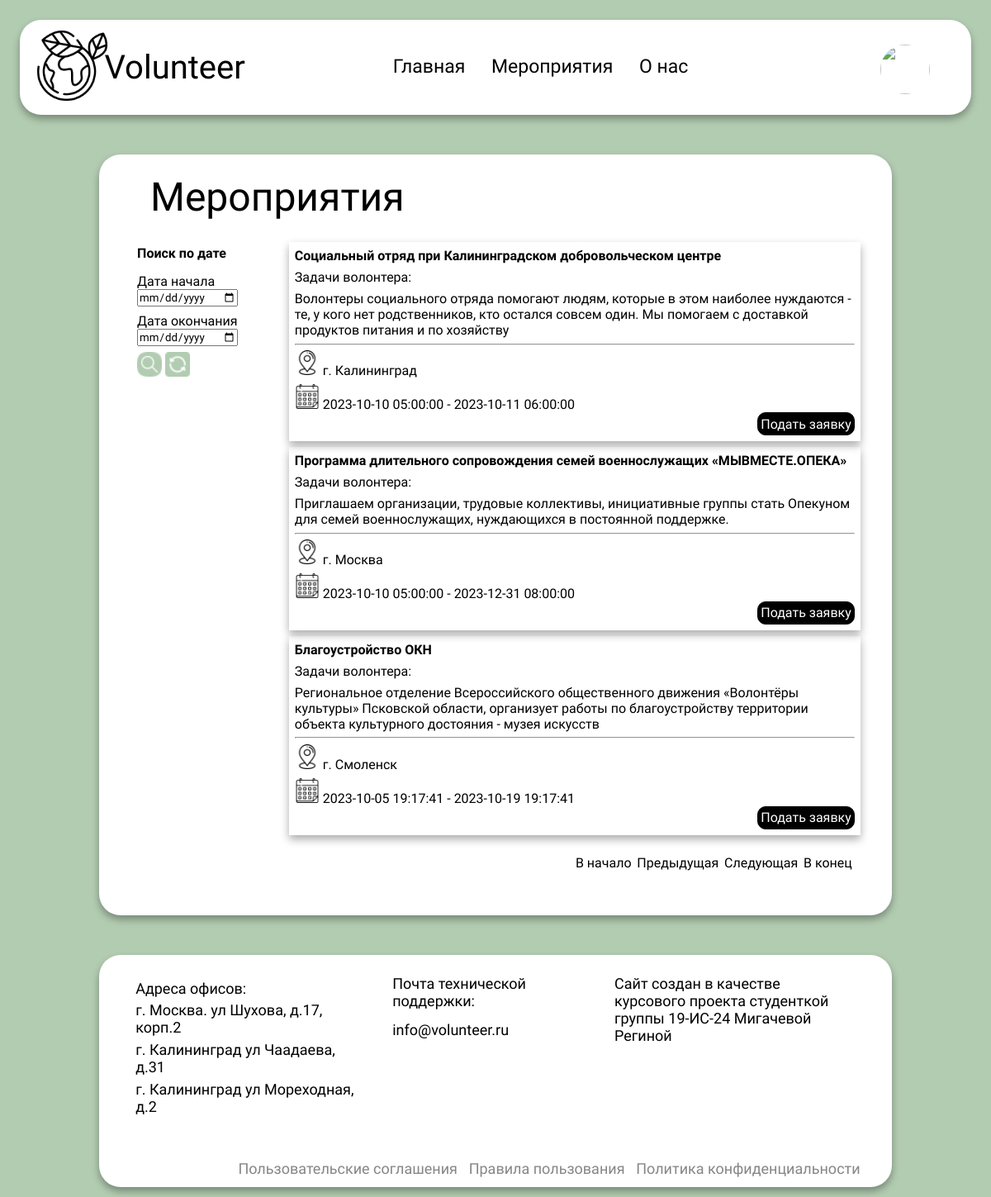
Screenshot of /application/views/events.php (signed in) with the database file from the repository.
### tables this page shows
CREATE TABLE `events` (
  `id_events` int NOT NULL,
  `nazvanie` varchar(200) NOT NULL,
  `task` varchar(500) NOT NULL,
  `adres_events` varchar(500) NOT NULL,
  `data_start` datetime NOT NULL,
  `data_finish` datetime NOT NULL,
  `fk_organiz` int NOT NULL,
  `chas` int NOT NULL
);

### application/views/events.php (the view, shortened to what this page needs)
<?php
include '../conf/db.php';
$id_user = $_SESSION['user']['id_user'];
$select = mysqli_query($connect, "SELECT * FROM `volonter` WHERE `fk_user` = ' $id_user'");
$profile_v = mysqli_fetch_assoc($select);
if (isset($_GET['pageno'])) {
    $pageno = $_GET['pageno'];
} else {
    $pageno = 1;
}
$size_page = 3;
$offset = ($pageno - 1) * $size_page;
$pages_sql = "SELECT COUNT(*) FROM `events`";
$result = mysqli_query($connect, $pages_sql);
$total_rows = mysqli_fetch_array($result)[0];
$total_pages = ceil($total_rows / $size_page);
?>
<!DOCTYPE html>
<html lang="en">
<head>
    <link rel="stylesheet" href="/css/style.css">
    <link rel="stylesheet" href="https://cdnjs.cloudflare.com/ajax/libs/animate.css/4.1.1/animate.min.css" />
</head>
<body>
    <section class="header">
        <nav>
            <a href="/index.php"><img src="/img/assets/logo.png"></a>
            <p>Volunteer</p>
            <div class="nav-links" id="navLinks">
                <ul>
                    <li><a href="/index.php">Главная</a></li>
                    <li><a href="events.php">Мероприятия</a></li>
                    <li><a href="contacts.php">О нас</a></li>
                </ul>
            </div>
            <?php if (!empty($_SESSION['user'])): ?>
                <div class="action" style="padding-left: 10%">
                    <div class="profile_small" onclick="menuToggle()">
                        <img src="<?="/img/uploads/" . $profile_v['img'] ?>" alt="">
                    </div>
                </div>
            <?php endif; ?>
        </nav>
    </section>
    <section class="event_more">
        <?php if (!empty($_SESSION['user'])): ?>
            <h1>Мероприятия</h1>
            <div class="event-container">
                <div class="filtr">
                    <h4>Поиск по дате</h4>
                    <form action="" method="POST" class="filtr_by_date">
                        <div class="form-group">
                            <label>Дата начала</label>
                            <input type="date" name="from_date" value="<?php if (isset($_POST['from_date'])) {
                                echo $_POST['from_date'];
                            } ?>" class="form-control">
                        </div>
                        <div class="form-group">
                            <label>Дата окончания</label>
                            <input type="date" name="to_date" value="<?php if (isset($_POST['to_date'])) {
                                echo $_POST['to_date'];
                            } ?>" class="form-control">
                        </div>
                        <div class="form-group">
                            <button type="submit" class="btn btn-primary"><img src="/img/assets/search.png" alt=""></button>
                            <a href="events.php"><img src="/img/assets/reload.png" alt=""></a>
                        </div>
                    </form>
                </div>
                <div class="container-events">
                    <div class="row-events">
                        <?php
                        if (isset($_POST['from_date']) && isset($_POST['to_date'])) {
                            $from_date = $_POST['from_date'];
                            $to_date = $_POST['to_date'];
                            $sql = "SELECT * FROM `events` WHERE date(`data_start`) = '$from_date' and date(`data_finish`) = '$to_date' LIMIT $offset, $size_page ";
                            $res_data = mysqli_query($connect, $sql);
                            if (mysqli_num_rows($res_data) > 0) {
                                foreach ($res_data as $event) {
                                    ?>
                                    <div class="col-events">
                                        <h4>
                                            <?= $event['nazvanie'] ?>
                                        </h4>
                                        <p class="task_events">Задачи волонтера:</p>
                                        <p class="task_events">
                                            <?= $event['task'] ?>
                                        </p>
                                        <hr>
                                        <p class="adres_events"><img src="/img/assets/819865.png" alt="">
                                            <?= $event['adres_events'] ?>
                                        </p>
                                        <p class="adres_events"><img src="/img/assets/calendar.png" alt="">
                                            <?= $event['data_start'] ?> -
                                            <?= $event['data_finish'] ?>
                                        </p>
                                        <div class="btn_events">
                                            <a href="../core/zayavka.php?id=<?= $event['id_events'] ?>"
                                                class="btn_zayavka_events">Подать
                                                заявку</a>
                                        </div>
                                    </div>
                                    <?php
                                }
                            } else {
                                echo "No Record Found";
                            }
                        } else {
                            $sql = "SELECT * FROM `events` LIMIT $offset, $size_page ";
                            $res_data = mysqli_query($connect, $sql);
                            if (mysqli_num_rows($res_data) > 0) {
                                foreach ($res_data as $event) {
                                    ?>
                                    <div class="col-events">
                                        <h4>
                                            <?= $event['nazvanie'] ?>
                                        </h4>
                                        <p class="task_events">Задачи волонтера:</p>
                                        <p class="task_events">
                                            <?= $event['task'] ?>
                                        </p>
                                        <hr>
                                        <p class="adres_events"><img src="/img/assets/819865.png" alt="">
                                            <?= $event['adres_events'] ?>
                                        </p>
                                        <p class="adres_events"><img src="/img/assets/calendar.png" alt="">
                                            <?= $event['data_start'] ?> -
                                            <?= $event['data_finish'] ?>
                                        </p>
                                        <div class="btn_events">
                                            <a href="../core/zayavka.php?id=<?= $event['id_events'] ?>"
                                                class="btn_zayavka_events">Подать
                                                заявку</a>
                                        </div>
                                    </div>
                                    <?php
                                }
                            }
                        }
                        ?>
                    </div>
                    <ul class="pagination">
                        <li><a href="?pageno=1">В начало</a></li>
                        <li class="<?php if ($pageno <= 1) {
                            echo 'disabled';
                        } ?>">
                            <a href="<?php if ($pageno <= 1) {
                                echo '#';
                            } else {
                                echo "?pageno=" . ($pageno - 1);
                            } ?>">Предыдущая</a>
                        </li>
                        <li class="<?php if ($pageno >= $total_pages) {
                            echo 'disabled';
                        } ?>">
                            <a href="<?php if ($pageno >= $total_pages) {
                                echo '#';
                            } else {
                                echo "?pageno=" . ($pageno + 1);
                            } ?>">Следующая</a>
                        </li>
                        <li><a href="?pageno=<?php echo $total_pages; ?>">В конец</a></li>
                    </ul>
                </div>
            </div>
        <?php endif; ?>
    </section>
    <footer>
        <div class="footer">
            <div class="adresa">
                <p>Адреса офисов:</p>
                <p>г. Москва. ул Шухова, д.17, корп.2</p>
                <p>г. Калининград ул Чаадаева, д.31</p>
                <p>г. Калининград ул Мореходная, д.2</p>
            </div>
            <div class="email">
                <p>Почта технической поддержки:</p>
                <a href="#">info@volunteer.ru</a>
            </div>
            <div class="me">
                <p>Сайт создан в качестве курсового проекта студенткой группы 19-ИС-24 Мигачевой Региной</p>
            </div>
        </div>
        <div class="links_b">
            <a href="#">Пользовательские соглашения</a>
            <a href="#">Правила пользования</a>
            <a href="#">Политика конфиденциальности</a>
        </div>
    </footer>
</body>
</html>

### css/style.css (style rules this page uses)
* { margin: 0; padding: 0; font-family: "Montserrat Alternates", sans-serif; }
body { background-color: #b2ccb1; }
.header { width: 100%; background-position: center; background-size: cover; position: relative; }
nav { display: flex; margin: 2%; justify-content: space-between; align-items: center; position: relative; background-color: #ffffff; border-radius: 26px; height: 115px; box-shadow: 0px 5px 10px 0px rgba(0, 0, 0, 0.329); }
nav p { font-size: 40px; padding: 1%; }
nav img { width: 91px; height: 91px; padding-left: 20%; }
.nav-links { flex: 1; text-align: center; }
.nav-links ul li { list-style: none; display: inline-block; padding: 2%; position: relative; }
.nav-links ul li a { color: #000000; text-decoration: none; font-size: 23px; font-weight: 400; line-height: 27px; }
.nav-links ul li::after { content: ""; width: 0%; height: 2px; background: #000000; display: block; margin: auto; transition: 0.5s; }
footer { background-color: #ffffff; border-radius: 26px; padding-top: 2%; padding-bottom: 1%; justify-content: center; margin-left: 10%; margin-top: 4%; margin-right: 10%; margin-bottom: 1%; box-shadow: 0px 5px 10px 0px rgba(0, 0, 0, 0.329); }
.footer { display: flex; }
.adresa { font-weight: 400; font-size: 18px; line-height: 21px; width: 30%; padding-left: 4%; }
.adresa p { margin: 2%; }
.email { font-weight: 400; font-size: 18px; line-height: 21px; padding-left: 3%; width: 20%; }
.email p { margin-bottom: 14px; }
.email a { text-decoration: none; color: #000000; cursor: pointer; }
.me { font-weight: 400; font-size: 18px; line-height: 21px; width: 30%; padding-right: 4%; padding-left: 8%; }
.links_b { font-weight: 400; font-size: 18px; line-height: 21px; padding-top: 5%; padding-right: 4%; text-align: right; }
.links_b a { text-decoration: none; color: #868686; cursor: pointer; padding-left: 1%; }
.action { position: relative; top: 2px; right: 50px; z-index: 1; }
.action .profile_small { position: relative; width: 60px; height: 60px; border-radius: 50%; overflow: hidden; cursor: pointer; }
.action .profile_small img { position: absolute; top: 0; right: 0; width: 100%; height: 100%; object-fit: cover; }
.event_more { background-color: #ffffff; border-radius: 26px; padding-top: 2%; padding-bottom: 3%; justify-content: center; margin-left: 10%; margin-top: 4%; margin-right: 10%; box-shadow: 0px 5px 10px 0px rgba(0, 0, 0, 0.329); }
.event_more img { width: 30px; height: 30px; }
.container-events { margin-left: 4%; margin-right: 4%; }
.filtr_by_date { padding-top: 5%; padding-left: 5%; }
.filtr h4 { padding-top: 2%; padding-left: 5%; }
.filtr_by_date button { text-decoration: none; border: none; background: transparent; cursor: pointer; }
.form-group { margin-top: 5%; }
.col-events { box-shadow: 0px 5px 10px 0px rgba(0, 0, 0, 0.329); padding: 1%; margin: 1%; }
.col-events h4 { padding-bottom: 1%; }
.btn_events { display: flex; justify-content: end; }
.adres_events { padding-top: 1%; }
.btn_zayavka_events { text-decoration: none; cursor: pointer; background-color: #000; border: 1px solid #000000; color: #ffffff; border-radius: 10px; padding: 0.5%; }
.task_events { padding-bottom: 1%; }
.filtr { grid-area: filtr; margin-left: 20%; margin-top: 4%; height: 30%; }
.container-events { grid-area: event; }
.event-container { display: grid; grid-template-areas: "filtr event"; grid-template-columns: 20% 80%; }
.pagination { list-style: none; display: flex; justify-content: end; padding: 2%; }
.pagination li { padding: 0.5%; }
.pagination a { text-decoration: none; color: #000; }
.event_more h1 { margin-left: 62px; padding-bottom: 2%; font-weight: 400; font-size: 48px; line-height: 56px; }

### rows the page displays
events: nazvanie "Социальный отряд при Калининградском добровольческом центре", task "Волонтеры социального отряда помогают людям, которые в этом наиболее нуждаются - те, у кого нет родственников, кто остался совсем один. Мы помогаем с доставкой продуктов питания и по хозяйству", adres_events "г. Калининград", data_start "2023-10-10 05:00:00", data_finish "2023-10-11 06:00:00"
events: nazvanie "Программа длительного сопровождения семей военнослужащих «МЫВМЕСТЕ.ОПЕКА»", task "Приглашаем организации, трудовые коллективы, инициативные группы стать Опекуном для семей военнослужащих, нуждающихся в постоянной поддержке.", adres_events "г. Москва", data_start "2023-10-10 05:00:00", data_finish "2023-12-31 08:00:00"
events: nazvanie "Благоустройство ОКН", task "Региональное отделение Всероссийского общественного движения «Волонтёры культуры» Псковской области, организует работы по благоустройству территории объекта культурного достояния - музея искусств", adres_events "г. Смоленск", data_start "2023-10-05 19:17:41", data_finish "2023-10-19 19:17:41"
